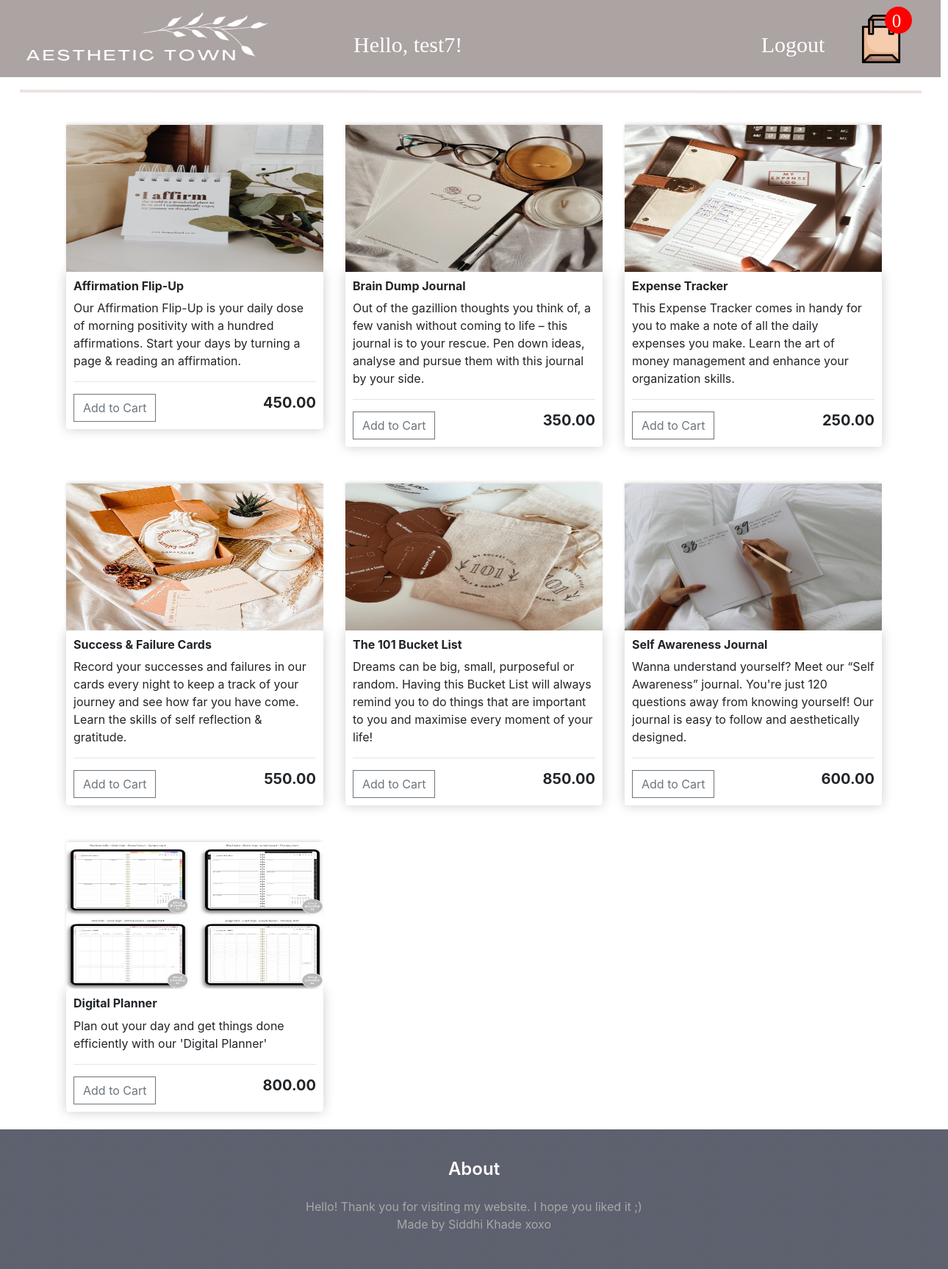
The page /mainstore/siddhi/ (signed in) on the database its author committed.
### store/models.py (models this page shows, shortened)
class Product(models.Model):
    name = models.CharField(max_length=200)
    description = models.CharField(max_length=200, default="")
    price = models.FloatField()
    digital = models.BooleanField(default=False, null=True, blank=False)
    image = models.ImageField(null=True, blank=True)
    @property
    def imageURL(self):
        try:
            url = self.image.url
        except:
            url = ''
        return url

### store/views.py (the view)
# urls.py: path('mainstore/<str:username>/',views.mainstore,name='mainstore'),
def mainstore(request,username):
    user = User.objects.get(username=username)
    if user.is_authenticated:
        order, created = Order.objects.get_or_create(customer=user, complete=False)
        items = order.orderitem_set.all()
        cartItems = order.get_cart_items
    else:
        items = []
        order = {'get_cart_total':0, 'get_cart_items':0, 'shipping': False}
        cartItems = order['get_cart_items']
    products = Product.objects.all
    context={'products':products, 'cartItems': cartItems}
    return render(request,'store/mainstore.html',context)

### store/models.py (called while the page is built)
    @property
    def get_cart_items(self):
        orderitems = self.orderitem_set.all()
        total = sum([item.quantity for item in orderitems])
        return total

### store/templates/store/mainstore.html (shortened to what this page needs)
<!DOCTYPE html>
{% load static %}
<html>
<head>
<link rel="stylesheet" href="https://stackpath.bootstrapcdn.com/bootstrap/4.4.1/css/bootstrap.min.css">
<link rel="stylesheet" type="text/css" href="{% static 'CSS/store.css' %}">
<link rel="stylesheet" href="https://cdnjs.cloudflare.com/ajax/libs/font-awesome/6.1.1/css/fontawesome.min.css" />
</head>
<body>
	<nav>
<div id="Aesthetic_Town">
	<svg class="Rectangle_610">
		<rect id="Rectangle_610" rx="0" ry="0" x="0" y="0" width="1280" height="105">
		</rect>
	</svg>
	<svg class="Line_1" viewBox="0 0 1227 1">
		<path id="Line_1" d="M 0 0 L 1227 1">
		</path>
	</svg>
	<a href="{% url 'cart' username=user.username %}">
		<img  id="paper-bag" src="{% static 'images/paper-bag.png' %}">
	</a>
	<svg class="Ellipse_177">
		<ellipse id="Ellipse_177" rx="18.5" ry="18.5" cx="18.5" cy="18.5">
		</ellipse>
	</svg>
	<div id="quant">
		<p>{{cartItems}}</p>
	</div>
	<img id="Logo1" src="{% static 'images/Logo1.png' %}">
	<div id="Hello_">
		<span>Hello, {{user.username}}!</span>
	</div>
	<div id="Logout">
		<a href="{% url 'logout' %}">Logout</a>
	</div>
</div>
</nav>
<div >
	<br><br><br><br><br>
</div>
<div class="container">
	{% block content %}
	<div class="row">
		{% for product in products %}
		<div class="col-lg-4">
			<img class="thumbnail" src="{{product.imageURL}}">
			<div class="box-element product">
				<h6><strong>{{product.name}}</strong></h6>
				<p>{{product.description}}</p>
		<hr>
		<button data-product="{{product.id}}" data-action="add" class="btn btn-outline-secondary add-btn update-cart">Add to Cart</button>
		<h5 style="display: inline-block; float: right"><strong>{{product.price|floatformat:2}}</strong></h5>
			</div>
		</div>
		{% endfor %}
	</div>
	{% endblock content %}
	<br>
</div>
<section class="footer">
	<h4>About</h4>
	<p>Hello! Thank you for visiting my website. I hope you liked it ;)<br>Made by Siddhi Khade xoxo
	</p>
</section>
</body>
</html>

### static/CSS/store.css (style rules this page uses)
:root { --web-view-ids: Aesthetic_Town; }
* { margin: 0; padding: 0; box-sizing: border-box; border: none; }
#Aesthetic_Town { position: absolute; width: 1280px; height: 641px; background-color: rgba(255,255,255,1); overflow: hidden; --web-view-name: Aesthetic Town; --web-view-id: Aesthetic_Town; --web-scale-on-resize: true; --web-enable-deep-linking: true; }
.Rectangle_610 { position: absolute; overflow: visible; width: 1280px; height: 105px; left: 0px; top: 0px; }
.Line_1 { overflow: visible; position: absolute; width: 1227.003px; height: 5px; left: 26.5px; top: 122px; transform: matrix(1,0,0,1,0,0); }
#paper-bag { position: absolute; width: 66px; height: 66px; left: 1166px; top: 20px; overflow: visible; }
.Ellipse_177 { position: absolute; overflow: visible; width: 37px; height: 37px; left: 1204px; top: 9px; }
#Logo1 { position: absolute; width: 340px; height: 80px; left: 27px; top: 12px; overflow: visible; }
#Hello_ { left: 481px; top: 38px; position: absolute; overflow: visible; width: 281px; height: 30px; text-align: left; font-family: Sitka Text; font-style: normal; font-weight: normal; font-size: 30px; color: rgba(255,255,255,1); }
#Logout a { left: 1025px; top: 38px; position: absolute; overflow: visible; width: 108px; height: 30px; text-align: center; font-family: Sitka Text; font-style: normal; font-weight: normal; font-size: 30px; color: rgba(255,255,255,1); text-decoration: none; }
.btn { border-radius: 0; }
#quant { left: 1210px; top: 10px; position: absolute; overflow: visible; width: 20px; height: 30px; text-align: center; font-family: Sitka Text; font-style: normal; font-weight: normal; font-size: 25px; color: rgba(255,255,255,1); }
.col-lg-4, .col-lg-6, .col-lg-8, .col-lg-12 { margin-top: 50px; }
.box-element { box-shadow:hsl(0, 0%, 80%) 0 0 16px; background-color: #fff; border-radius: 4px; padding: 10px; }
.thumbnail { width: 100%; height: 200px; -webkit-box-shadow: -1px -3px 5px -2px rgba(214,214,214,1); -moz-box-shadow: -1px -3px 5px -2px rgba(214,214,214,1); box-shadow: -1px -3px 5px -2px rgba(214,214,214,1); }
.footer { height: 190px; width: 100%; text-align: center; padding: 30px 0; background: linear-gradient(rgba(25, 30, 49, 0.7),rgba(25, 30, 49, 0.7)); }
.footer p { color: darkgray; }
.footer h4 { color: snow; margin-bottom: 25px; margin-top: 10px; font-weight: 600; }

### rows shown on the page
Product: imageURL (picture), name "Affirmation Flip-Up", description "Our Affirmation Flip-Up is your daily dose of morning positivity with a hundred affirmations. Start your days by turning a page & reading an affirmation.", price "450.00"
Product: imageURL (picture), name "Brain Dump Journal", description "Out of the gazillion thoughts you think of, a few vanish without coming to life – this journal is to your rescue. Pen down ideas, analyse and pursue them with this journal by your side.", price "350.00"
Product: imageURL (picture), name "Expense Tracker", description "This Expense Tracker comes in handy for you to make a note of all the daily expenses you make. Learn the art of money management and enhance your organization skills.", price "250.00"
Product: imageURL (picture), name "Success & Failure Cards", description "Record your successes and failures in our cards every night to keep a track of your journey and see how far you have come. Learn the skills of self reflection & gratitude.", price "550.00"
Product: imageURL (picture), name "The 101 Bucket List", description "Dreams can be big, small, purposeful or random. Having this Bucket List will always remind you to do things that are important to you and maximise every moment of your life!", price "850.00"
Product: imageURL (picture), name "Self Awareness Journal", description "Wanna understand yourself? Meet our “Self Awareness” journal. You're just 120 questions away from knowing yourself! Our journal is easy to follow and aesthetically designed.", price "600.00"
Product: imageURL (picture), name "Digital Planner", description "Plan out your day and get things done efficiently with our 'Digital Planner'", price "800.00"

### other values the page prints
{{ cartItems }} "0"
{{ user.username }} "test7"
